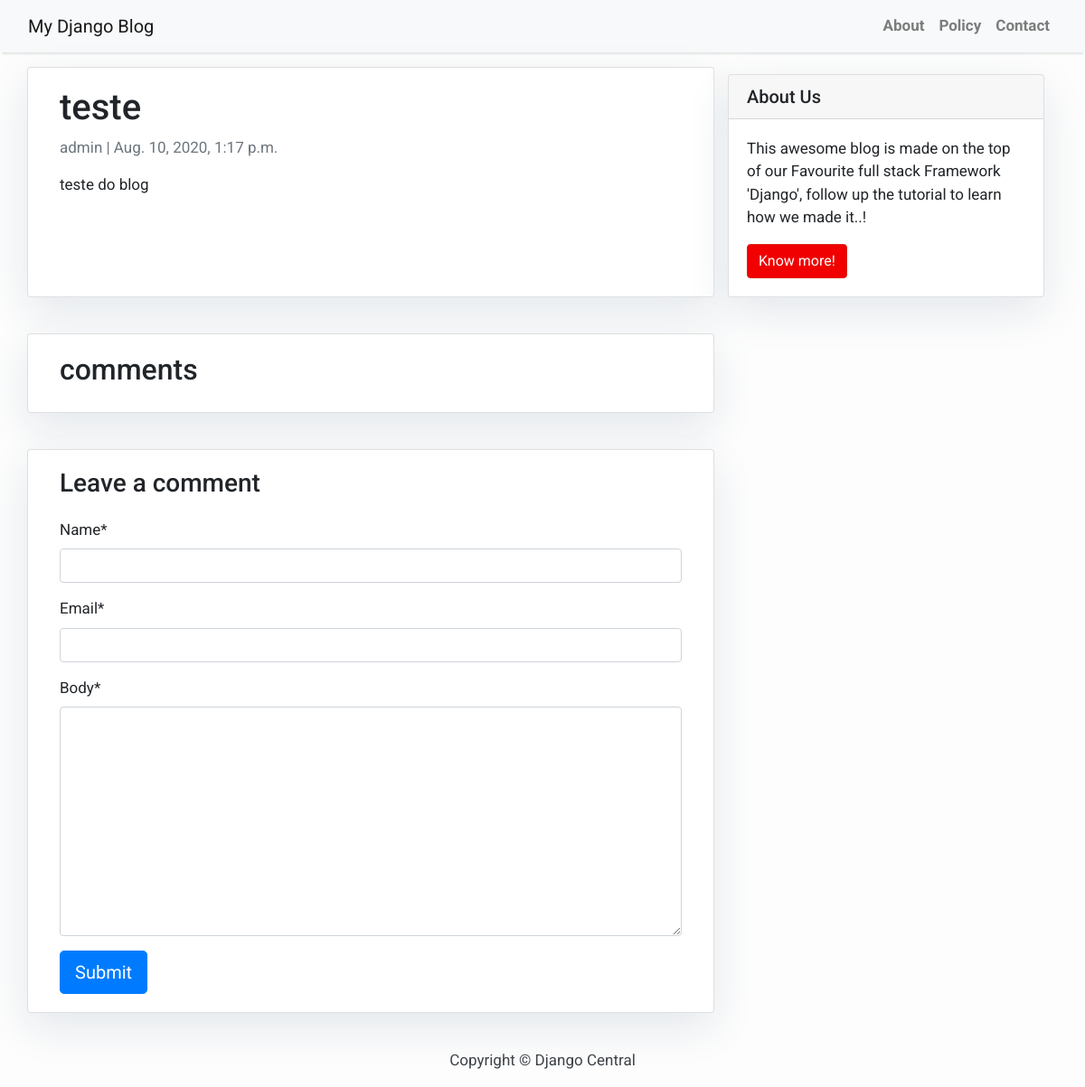
Before: /teste/ with the older database file.
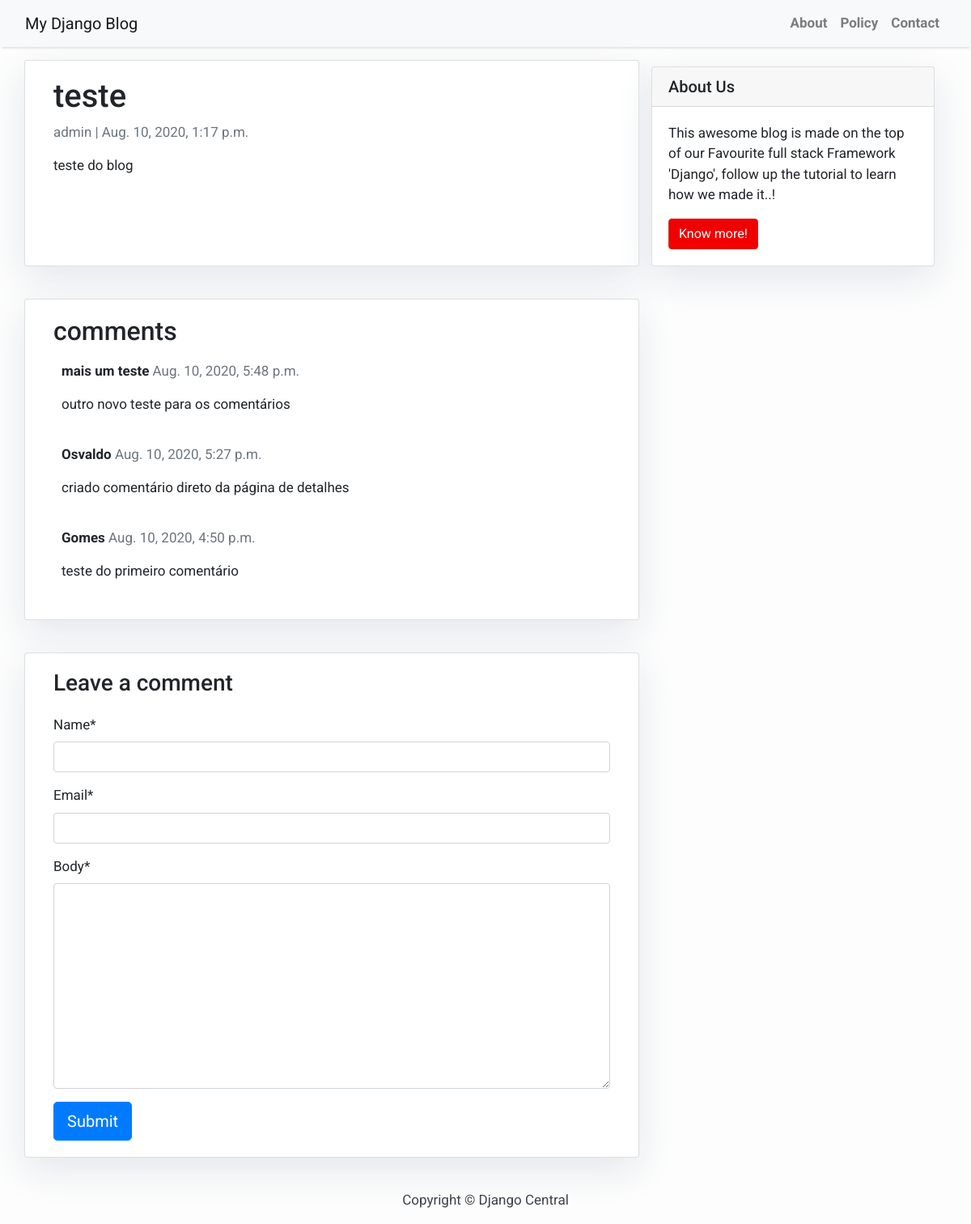
After: the same page with the newer database file.
### blog_app/models.py (models this page shows, shortened)
class Post(models.Model):
    title = models.CharField(max_length=200, unique=True)
    slug = models.SlugField(max_length=200, unique=True)
    author = models.ForeignKey(User, on_delete=models.CASCADE, related_name='blog_posts')
    update_on = models.DateTimeField(auto_now=True)
    content = models.TextField()
    created_on = models.DateTimeField(auto_now_add=True)
    status = models.IntegerField(choices=STATUS, default=0)
    class Meta:
        ordering = ['-created_on']

class Comment(models.Model):
    post = models.ForeignKey(Post, on_delete=models.CASCADE, related_name='comments')
    name = models.CharField(max_length=80)
    email = models.EmailField()
    body = models.TextField()
    created_on = models.DateTimeField(auto_now_add=True)
    active = models.BooleanField(default=False)
    class Meta:
        ordering = ['-created_on']

### blog_app/views.py (the view)
# urls.py: path('<slug:slug>/', views.post_detail, name='post_detail'),
def post_detail(request, slug):
    template_name = 'post_detail.html'
    post = get_object_or_404(Post, slug=slug)
    comment = post.comments.filter(active=True)
    new_comment = None
    if request.method == 'POST':
        comment_form = CommentForm(data=request.POST)
        if comment_form.is_valid():
            new_comment = comment_form.save(commit=False)
            new_comment.post = post
            new_comment.save()
    else:
        comment_form = CommentForm()
    return render(request, template_name, {
    'post': post,
    'comment': comment,
    'new_comment': new_comment,
    'comment_form': comment_form
    })

### blog_app/forms.py
class CommentForm(forms.ModelForm):
    class Meta:
        model = Comment
        fields = ('name', 'email', 'body')

### templates/post_detail.html (shortened to what this page needs)
{% extends 'base.html' %} {% block content %} {% load crispy_forms_tags %}
<div class="container">
  <div class="row">
    <div class="col-md-8 card mb-4  mt-3 left  top">
      <div class="card-body">
        <h1>{% block title %} {{ post.title }} {% endblock title %}</h1>
        <p class=" text-muted">{{ post.author }} | {{ post.created_on }}</p>
        <p class="card-text ">{{ post.content | safe }}</p>
      </div>
    </div>
    {% block sidebar %} {% include 'sidebar.html' %} {% endblock sidebar %}
    <div class="col-md-8 card mb-4  mt-3 ">
      <div class="card-body">
        <h2>{{ comments.count }} comments</h2>
        {% for comment in post.comments.all %}
        <div class="comments" style="padding: 10px;">
          <p class="font-weight-bold">
            {{ comment.name }}
            <span class=" text-muted font-weight-normal">
              {{ comment.created_on }}
            </span>
          </p>
          {{ comment.body | linebreaks }}
        </div>
        {% endfor %}
      </div>
    </div>
    <div class="col-md-8 card mb-4  mt-3 ">
      <div class="card-body">
        {% if new_comment %}
        <div class="alert alert-success" role="alert">
          Your comment is awaiting moderation
        </div>
        {% else %}
        <h3>Leave a comment</h3>
        <form method="post" style="margin-top: 1.3em;">
          {{ comment_form | crispy }}
          <button type="submit" class="btn btn-primary  btn-lg">Submit</button>
        </form>
        {% endif %}
      </div>
    </div>
  </div>
</div>
{% endblock content %}

### templates/base.html (shortened to what this page needs)
<!DOCTYPE html>
<html>
    <head>
        <link rel="stylesheet" href="https://maxcdn.bootstrapcdn.com/bootstrap/4.0.0/css/bootstrap.min.css"
 />
    </head>
    <body>
        <nav class="navbar navbar-expand-lg navbar-light bg-light shadow" id="mainNav">
            <div class="container-fluid">
                <a class="navbar-brand" href="{% url 'home' %}">My Django Blog</a>
                <div class="collapse navbar-collapse" id="navbarResponsive">
                    <ul class="navbar-nav ml-auto">
                        <li class="nav-item text-black">
                            <a class="nav-link text-black font-weight-bold" href="#">About</a>
                        </li>
                        <li class="nav-item text-black">
                            <a class="nav-link text-black font-weight-bold" href="#">Policy</a>
                        </li>
                        <li class="nav-item text-black">
                            <a class="nav-link text-black font-weight-bold" href="#">Contact</a>
                        </li>
                    </ul>
                </div>
            </div>
        </nav>
        {% block content %}{% endblock content %}
        <footer class="py-3 bg-grey">
            <p class="m-0 text-dark text-center ">Copyright &copy; Django Central</p>
        </footer>
    </body>
</html>

### templates/sidebar.html (shortened to what this page needs)
{% block sidebar %}
<div class="col-md-4 float-right ">
<div class="card my-4">
        <h5 class="card-header">About Us</h5>
    <div class="card-body">
        <p class="card-text"> This awesome blog is made on the top of our Favourite full stack Framework 'Django', follow up the tutorial to learn how we made it..!</p>
        <a href="https://djangocentral.com/building-a-blog-application-with-django"
        class="btn btn-danger">Know more!</a>
    </div>
</div>
</div>
{% endblock sidebar %}

### templates/base.html (style rules this page uses)
body { font-family: "Roboto", sans-serif; font-size: 17px; background-color: #fdfdfd; }
.shadow { box-shadow: 0 4px 2px -2px rgba(0, 0, 0, 0.1); }
.btn-danger { color: #fff; background-color: #f00000; border-color: #dc281e; }

### templates/sidebar.html (style rules this page uses)
.card { box-shadow: 0 16px 48px #E3E7EB; }

Changed rows visible on the page:
added Comment: name "mais um teste", created_on "Aug. 10, 2020, 5:48 p.m.", body "outro novo teste para os comentários"
added Comment: name "Osvaldo", created_on "Aug. 10, 2020, 5:27 p.m.", body "criado comentário direto da página de detalhes"
added Comment: name "Gomes", created_on "Aug. 10, 2020, 4:50 p.m.", body "teste do primeiro comentário"
